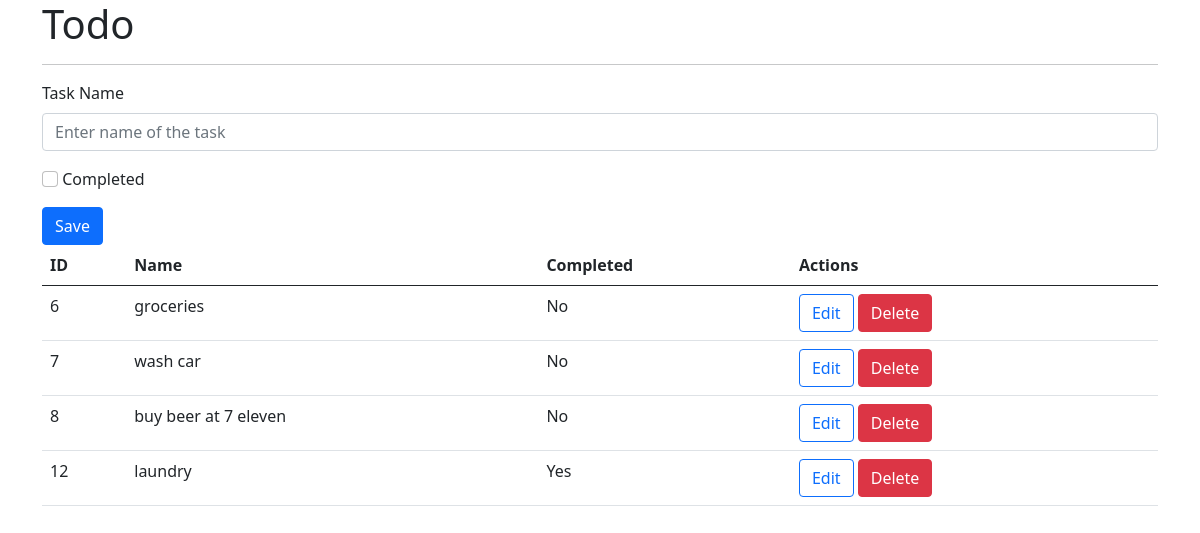
Before: / with the older database file.
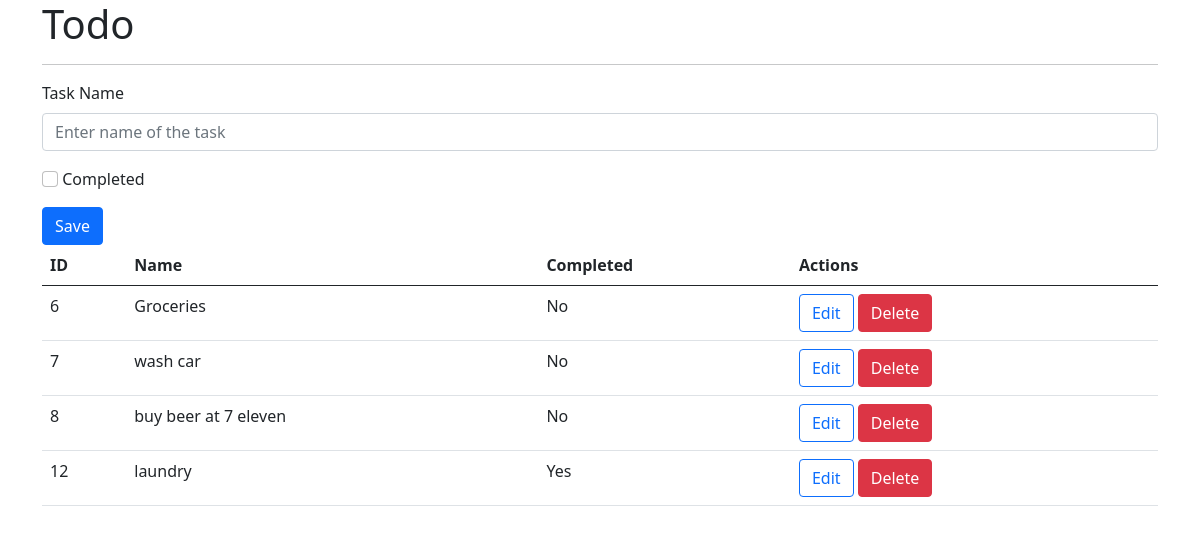
After: the same page with the newer database file.
### tables this page shows
CREATE TABLE tasks (
                id           INTEGER NOT NULL PRIMARY KEY AUTOINCREMENT,
                name         TEXT    NOT NULL, 
                is_completed BOOLEAN NOT NULL
            );

### app/Environment.php (called while the page is built, shortened)
<?php
class Environment
{
    private static $rootDir = __DIR__;
    private static $database = "database.sqlite";
    private static $database_connection = "sqlite";
    public static function getDbConnectionString()
    {
        return self::getDatabaseDir() . self::$database;
    }
    private static function getRootDir()
    {
        $array_path = explode(DIRECTORY_SEPARATOR, self::$rootDir);
        array_pop($array_path);
        $path = implode(DIRECTORY_SEPARATOR, $array_path);
        return $path;
    }
    private static function getDatabaseDir()
    {
        return self::getRootDir() . '/database/';
    }
    public static function getDatabaseConnection()
    {
        return self::$database_connection;
    }
}
?>

### app/Database.php (called while the page is built, shortened)
<?php
require("Environment.php");
class Database
{
    private $database;
    public function __construct()
    {
        $database_path = Environment::getDbConnectionString();
        $this->database = new PDO("sqlite:{$database_path}");
        $this->database->setAttribute(PDO::ATTR_ERRMODE, PDO::ERRMODE_EXCEPTION);
    }
    public function query(string $table)
    {
        try
        {
            return $this->database->query("SELECT * FROM {$table}");
        }
        catch (Exception $e)
        {
            throw new PDOException("Table {$table} does not exist");
        }
    }
}
?>

### public/index.php (the view, shortened to what this page needs)
<?php
    require "../app/Database.php";
    $database = new App\Database();
?>
<!doctype html>
<html lang="en">
  <head>
    <link href="https://cdn.jsdelivr.net/npm/bootstrap@5.0.0-beta1/dist/css/bootstrap.min.css" rel="stylesheet">
  </head>
  <body class="container">
    <h1>Todo</h1>
    <hr />
    <form action="index.php" method="POST">
        <div class="mb-3">
            <label for="name" class="form-label">Task Name</label>
            <input type="text" name="name" class="form-control" placeholder="Enter name of the task">
        </div>
        <div class="mb-3">
            <input type="checkbox" class="form-check-input" name="is_completed" value="true">
            <label class="form-check-label" for="is_completed">Completed</label>
        </div>
        <button type="submit" class="btn btn-primary">Save</button>
    </form>
    <table class="table">
        <thead>
            <tr>
                <th scope="col">ID</th>
                <th scope="col">Name</th>
                <th scope="col">Completed</th>
                <th scope="col">Actions</th>
            </tr>
        </thead>
        <tbody>
            <?php
                $tasks = $database->query('tasks');
                foreach ($tasks as $task) {
                    echo "
                        <tr>
                            <td>{$task['id']}</td>
                            <td>{$task['name']}</td>
                            <td>
                    ";
                    echo $task['is_completed'] ? 'Yes' : 'No';
                    echo "
                            </td>
                            <td>
                                <form action='index.php' method='POST'>
                                    <input type='hidden' name='action' value='delete' />
                                    <a href='/edit.php?id={$task['id']}' class='btn btn-outline-primary'>
                                        Edit
                                    </a>
                                    <button type='submit' class='btn btn-danger'>
                                        Delete
                                    </button>
                                    <input type='hidden' name='id' value='{$task['id']}' />
                                    <input type='hidden' name='name' value='{$task['name']}' />
                                </form>
                            </td>
                        </td>
                    ";
                }
            ?>
        </tbody>
    </table>
  </body>
</html>

Changed rows visible on the page:
changed tasks id 6: name "groceries" → "Groceries"
